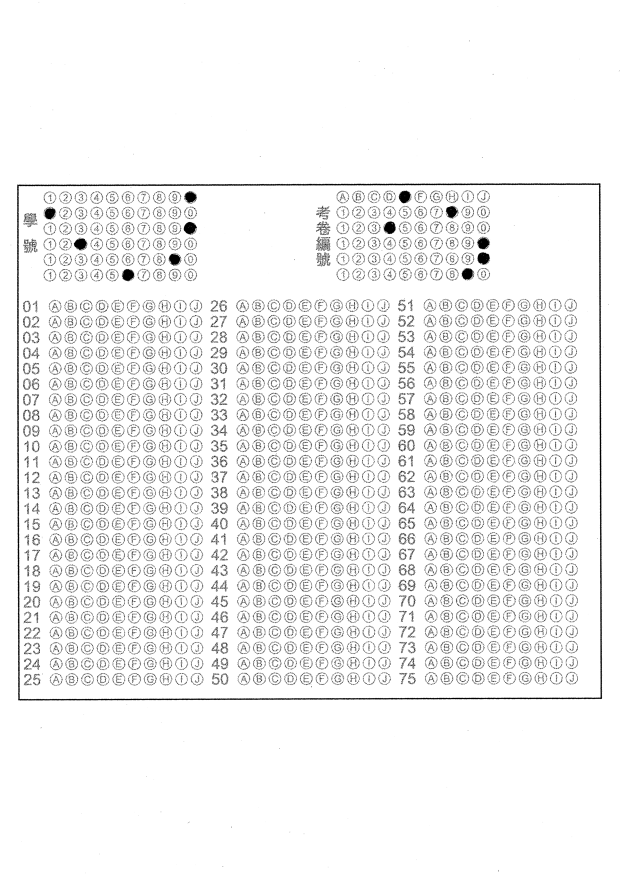
#> input picture test/4.png, 1240 x 1754 px (shown at 1/2 size)
$ python check.py   (older library calls are emulated)
#> lines starting #> are read from the running program, lines starting #| are printed output that depends on the picture; after the words box and inside, x2 and y2 are one past the last pixel; in counts of white or black regions, pixels touching at a corner belong together
# python 3.5, numpy+mlk,scipy for openCV
# use imutils for four_point_transform
# matplotlib for drawing
import cv2
import numpy as np
import matplotlib.pyplot as plt
import imutils
from imutils.perspective import four_point_transform
from imutils import contours
import argparse
import imutils
import cv2


# Debug
path = '../test/4.png'
print("Drawing checked result in result.png")


# Re
width1 = 4500
height1 = 4000
border_width = 6
# width1 = 800
# height1 = 2000


def display(image):
    cv2.namedWindow("Image")
    cv2.imshow("Image", image)
    cv2.waitKey (0)
    cv2.destroyAllWindows()


def auto_canny(image, sigma=0.33):
    # compute the median of the single channel pixel intensities
    v = np.median(image)
    # apply automatic Canny edge detection using the computed median
    lower = int(max(0, (1.0 - sigma) * v))
    upper = int(min(255, (1.0 + sigma) * v))
    edged = cv2.Canny(image, lower, upper)
    # return the edged image
    return edged


### Picture Preprocess
# Read Picture
image = cv2.imread(path)
#> image is the input picture: shape (1754, 1240, 3); min 0, max 255, mean 241.4
# image = cv2.imread('./test/yooo.png')
# display(image)
# Convert into gray Picture
gray = cv2.cvtColor(image, cv2.COLOR_BGR2GRAY)

# Guass Filter
blurred = cv2.GaussianBlur(gray, (5,5), 0)
# display(blurred)

# Edge Detection
edged = auto_canny(blurred)
#> in auto_canny, `v = np.median(image)`: v = 255
#> in auto_canny, `lower = int(max(0, (1.0 - sigma) * v))`: lower = 170
#> in auto_canny, `upper = int(min(255, (1.0 + sigma) * v))`: upper = 255
#> in auto_canny, `edged = cv2.Canny(image, lower, upper)`:
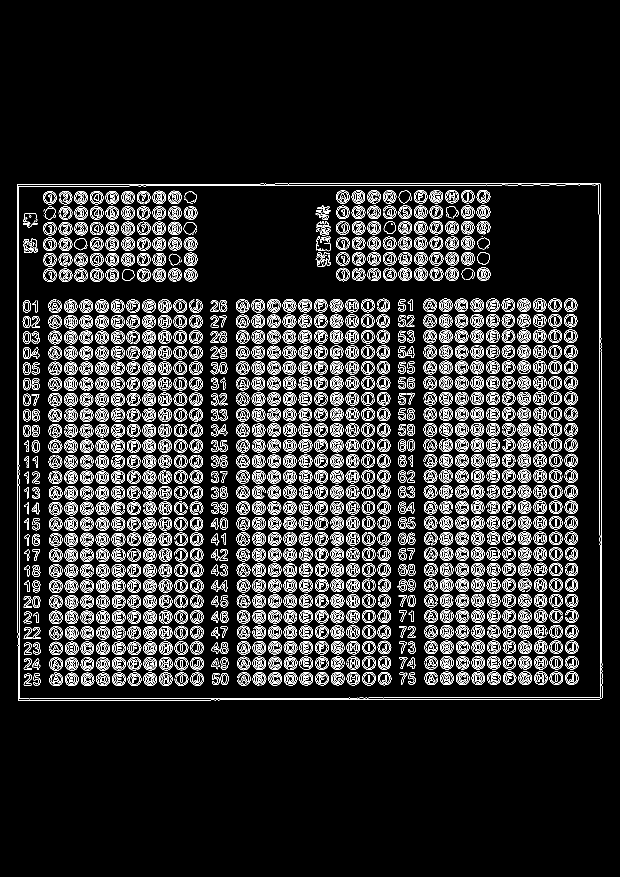
#> edged: shape (1754, 1240) (shown at 1/2 size); 10.4% white in thin lines or dots, all inside (x1, y1, x2, y2) = (34, 366, 1205, 1402)
# display(edged)

# find corner
cnts = cv2.findContours(edged, cv2.RETR_EXTERNAL,cv2.CHAIN_APPROX_SIMPLE)
#> cnts = 1 contour; box (x1, y1, x2, y2) and area: (34, 366, 1205, 1402) 1204595
cnts = cnts[0] if imutils.is_cv2() else cnts[1]
docCnt = None
# ensure that at least one contour was found
if len(cnts) > 0 :
    # sorted them in descending order
    cnts = sorted(cnts, key=cv2.contourArea, reverse=True)
    # approximate the contour
    for c in cnts :
        peri = cv2.arcLength(c, True)
        approx = cv2.approxPolyDP(c, 0.02*peri, True)
        # if find four point, we can assume we have found the paper, Complete.
        if len(approx) == 4 :
            docCnt = approx
            break
#> this loop made 1 pass
#> (peri, docCnt) on pass 1: (4435.4, [[1200, 367], [34, 369], [36, 1400], [1203, 1397]])


# *************************  check  ****************************
# Draw red point on the corner
# newimage = image.copy()
# # newimage = cv2.resize(newimage, (800,2000), cv2.INTER_LANCZOS4)
# for i in docCnt :
#     cv2.circle(newimage, (i[0][0],i[0][1]), 1, (0,0,255), -1)
# # display(newimage)
# print(docCnt)

# cv2.imwrite("./four_point.png", newimage, [int(cv2.IMWRITE_PNG_COMPRESSION), 9])
# Reshape, four_point_transform
paper = four_point_transform(image, docCnt.reshape(4,2))
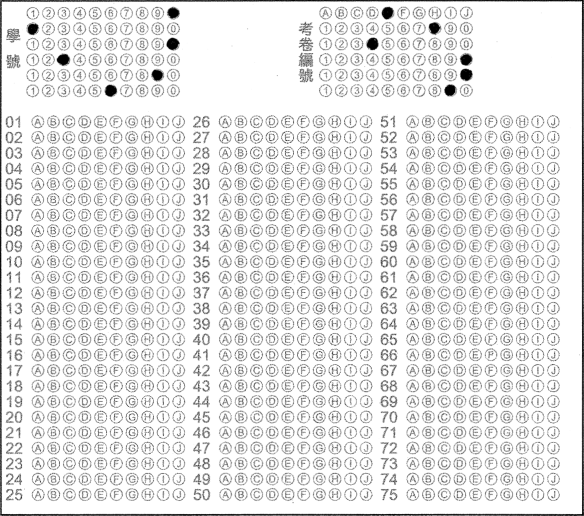
#> paper: shape (1031, 1167, 3) (shown at 1/2 size); min 0, max 255, mean 230.7
warped = four_point_transform(gray, docCnt.reshape(4,2))
# [28 lines of commented-out code are left out]


### Recognized Multiple Choose
# Resize into standard width & height
# gray to BMP
# thresh = cv2.adaptiveThreshold(warped,255,cv2.ADAPTIVE_THRESH_MEAN_C,cv2.THRESH_BINARY,53,2)
# # display(thresh)
thresh = cv2.threshold(warped, 0, 255, cv2.THRESH_BINARY| cv2.THRESH_OTSU)[1]
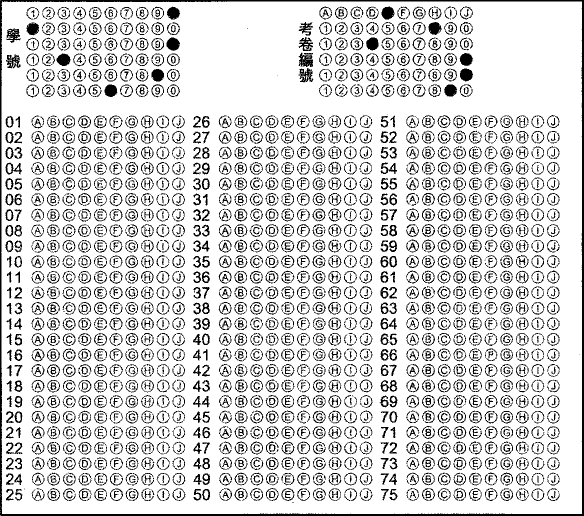
#> thresh: shape (1031, 1167) (shown at 1/2 size); 82.7% white; black in thin lines or dots
# display(thresh)
# Resize picture which is possible to be used
paper = cv2.resize(paper, (width1,height1), cv2.INTER_LANCZOS4)
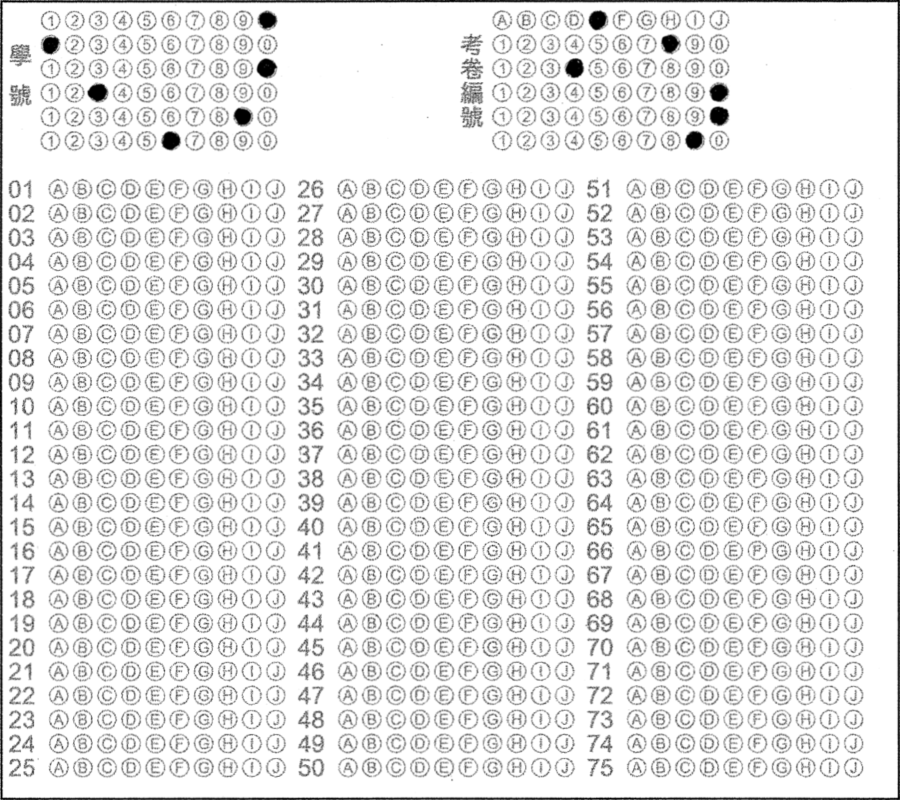
#> paper: shape (4000, 4500, 3) (shown at 1/5 size); min 0, max 255, mean 230.6
warped = cv2.resize(warped, (width1,height1), cv2.INTER_LANCZOS4)
#> warped: shape (4000, 4500)
thresh = cv2.resize(thresh, (width1,height1), cv2.INTER_LANCZOS4)
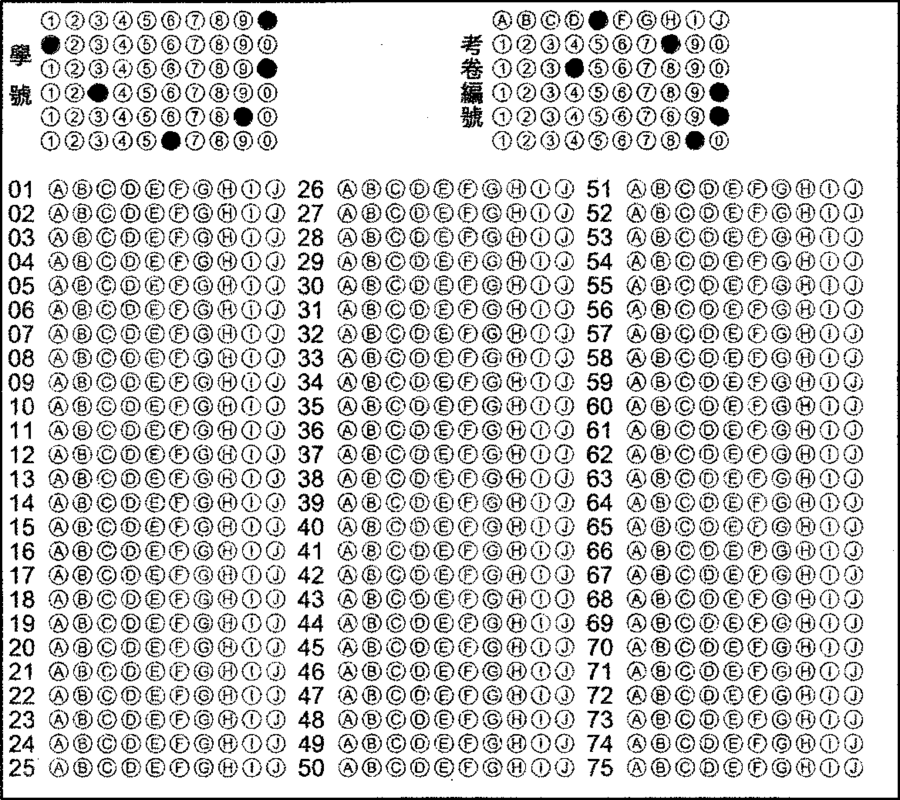
#> thresh: shape (4000, 4500) (shown at 1/5 size); min 0, max 255, mean 210.9


# Mean Filter

ChQImg = cv2.blur(thresh, (13,13))
# display(ChQImg)
ChQImg = cv2.threshold(ChQImg, 10,255, cv2.THRESH_BINARY)[1]
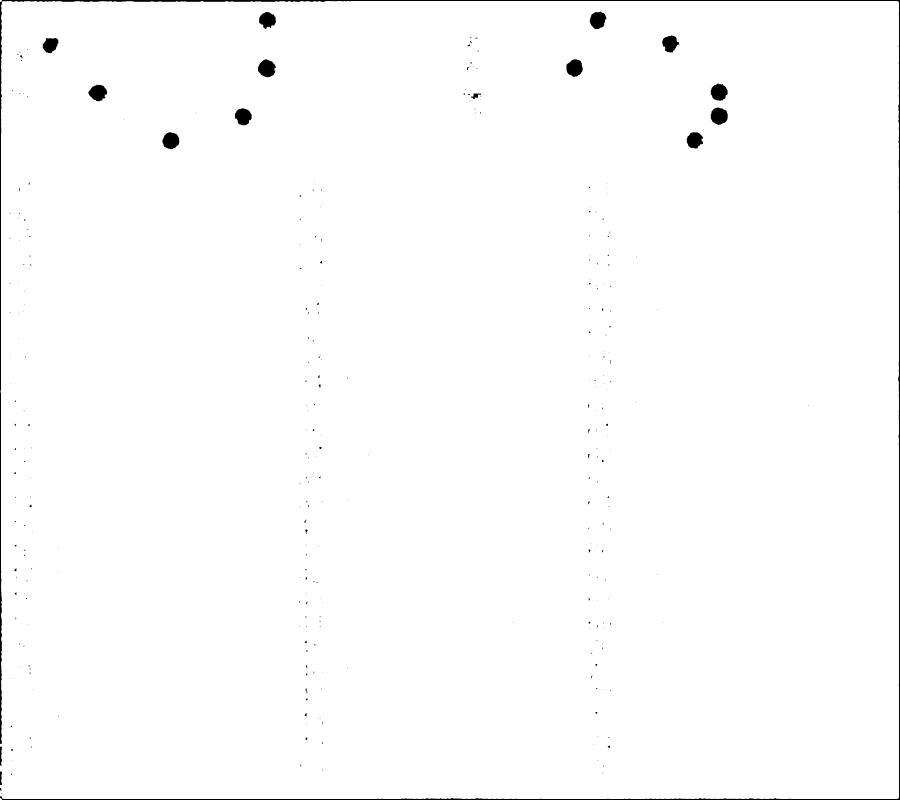
#> ChQImg: shape (4000, 4500) (shown at 1/5 size); 99.1% white; 357 black regions (216 under 20 px)
cnts = cv2.findContours(ChQImg, cv2.RETR_TREE, cv2.CHAIN_APPROX_SIMPLE)
#> cnts = 364 contours, 188 with area under 20; largest, box (x1, y1, x2, y2) and area: (0, 5, 4495, 3995) 17896604, (1289, 296, 1380, 387) 5964, (3553, 537, 3640, 626) 5812, (3553, 417, 3639, 505) 5608, (2831, 296, 2914, 385) 5583

# cnts = cv2.findContours(thresh.copy(), cv2.RETR_EXTERNAL,cv2.CHAIN_APPROX_SIMPLE)
# cnts = cv2.findContours(thresh.copy(), cv2.RETR_TREE,cv2.CHAIN_APPROX_SIMPLE)

cnts = cnts[0] if imutils.is_cv2() else cnts[1]
questionCnts = []

Answer = [(0,0)]
for c in cnts :
    (x,y,w,h) = cv2.boundingRect(c)
    questionCnts.append(c)
    if x>10 and x<4400 and y>15:
        M = cv2.moments(c)
        # print(M)
        try :
            cX = int(M["m10"] / M["m00"])
            cY = int(M["m01"] / M["m00"])
        except :
            cX = 0
            cY = 0
        cv2.drawContours(paper, c, -1, (0,0,255), 1, lineType=0)
        cv2.circle(paper, (cX,cY), 5, (255,255,255), -1)
        Answer.append((cX,cY))
#> this loop made 364 passes
#> (c, x, y, w, h, cX, cY) on passes 12, 25, 35: ([[1533, 3733], [1534, 3732], [1535, 3733], [1534, 3734]], 1533, 3732, 3, 3, 1534, 3733), ([[1579, 3593], [1580, 3592], [1581, 3593], [1580, 3594]], 1579, 3592, 3, 3, 1580, 3593), ([[3015, 3445], [3016, 3444], [3017, 3445], [3016, 3446]], 3015, 3444, 3, 3, 3016, 3445)
#> (x, y, w, h, cX, cY) on passes 4 to 9: (53, 3867, 8, 8, 57, 3871), (3012, 3862, 6, 5, 3014, 3864), (1610, 3844, 4, 9, 1611, 3848), (3014, 3827, 7, 6, 3016, 3829), (1502, 3821, 5, 13, 1503, 3826), (61, 3801, 5, 3, 63, 3802)
#> after the loop, Answer = 361 pairs, first value 0 to 4040, second value 0 to 3871; questionCnts has the same summary as cnts

# print(questionCnts)
# ANSWER_KEY = {0: 1, 1: 4, 2: 0, 3: 3, 4: 1}
# correct = 0
# each question has 5 possible answers, to loop over the
# question in batches of 5
# k = 5
# for (q, i) in enumerate(np.arange(0, len(questionCnts), k)):
#     # sort the contours for the current question from
#     # left to right, then initialize the index of the
#     # bubbled answer
cnts = contours.sort_contours(questionCnts)[0]
# [11 lines of commented-out code are left out]
result = {}
for i in range(1,35+1):
    result[i] = ''


def getQuest(moment):
    a,b = moment
    choose = int((a-154)/102)
    quest = int((b-5)/101)
    # print(a,b,quest,choose)
    try :
        # print(result[quest].find(str(choose)))
        if result[quest].find(str(choose)) == -1 :
            result[quest] += str(choose)
    except :
        pass

for (a,b) in Answer :
    getQuest((a,b))
    cv2.circle(paper, (a,b), 5, (0,0,255), -1)
#> this loop made 361 passes


print(result)
#> (printed output is left out)


# [15 lines of commented-out code are left out]
cv2.imwrite("./result.png", paper, [int(cv2.IMWRITE_PNG_COMPRESSION), 9])
print("Completed")
# paper.


# Judge the Answer
